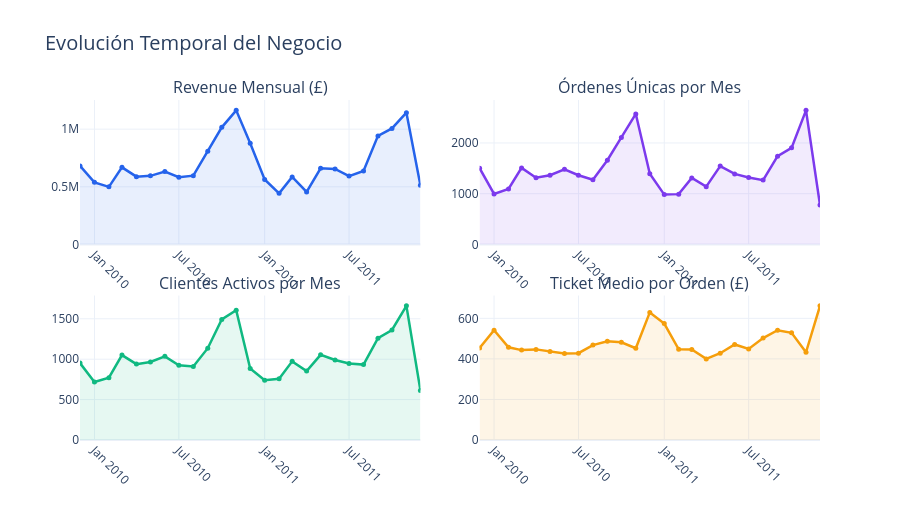

The code cell stored with this chart in its notebook:
### Markdown cell above
## 3 · Evolución temporal de ventas

### Code cell
# ── Revenue mensual ────────────────────────────────────────────────────────────
monthly = (
    tx.groupby('YearMonth')
    .agg(
        revenue   = ('Revenue', 'sum'),
        orders    = ('Invoice', 'nunique'),
        customers = ('Customer ID', 'nunique'),
    )
    .reset_index()
    .sort_values('YearMonth')
)

fig = make_subplots(
    rows=2, cols=2,
    subplot_titles=[
        'Revenue Mensual (£)', 'Órdenes Únicas por Mes',
        'Clientes Activos por Mes', 'Ticket Medio por Orden (£)'
    ],
    vertical_spacing=0.15, horizontal_spacing=0.08
)

traces = [
    (monthly['revenue'],    '#2563EB', 1, 1),
    (monthly['orders'],     '#7C3AED', 1, 2),
    (monthly['customers'],  '#10B981', 2, 1),
]

for series, color, row, col in traces:
    fig.add_trace(
        go.Scatter(
            x=monthly['YearMonth'], y=series,
            mode='lines+markers',
            line=dict(color=color, width=2.5),
            marker=dict(size=5, color=color),
            fill='tozeroy',
            fillcolor=f'rgba({int(color[1:3],16)},{int(color[3:5],16)},{int(color[5:7],16)},0.1)',
            showlegend=False
        ),
        row=row, col=col
    )

# Ticket medio (AOV) — calculado aparte
monthly_aov = (
    tx.groupby(['YearMonth','Invoice'])['Revenue'].sum()
    .reset_index()
    .groupby('YearMonth')['Revenue'].mean()
    .reset_index()
    .sort_values('YearMonth')
)
fig.add_trace(
    go.Scatter(
        x=monthly_aov['YearMonth'], y=monthly_aov['Revenue'],
        mode='lines+markers',
        line=dict(color='#F59E0B', width=2.5),
        marker=dict(size=5, color='#F59E0B'),
        fill='tozeroy',
        fillcolor='rgba(245,158,11,0.1)',
        showlegend=False
    ),
    row=2, col=2
)

fig.update_layout(
    title={'text': 'Evolución Temporal del Negocio', 'font': {'size': 20}},
    height=520,
    hovermode='x unified',
    paper_bgcolor='white'
)
fig.update_xaxes(tickangle=45)
fig.show()
fig.write_html(OUTPUT_DIR / 'temporal_evolution.html')
print('✅ temporal_evolution.html guardado')

### Figure 1 — Plotly figure (JSON) as saved in the notebook; plotly's stock layout.template omitted (floating-point values rounded to 4 significant figures)
{"data": [{"fill": "tozeroy", "fillcolor": "rgba(37,99,235,0.1)", "line": {"color": "#2563EB", "width": 2.5}, "marker": {"color": "#2563EB", "size": 5}, "mode": "lines+markers", "showlegend": false, "type": "scatter", "x": ["2009-12", "2010-01", "2010-02", "2010-03", "2010-04", "2010-05", "2010-06", "2010-07", "2010-08", "2010-09", "2010-10", "2010-11", "2010-12", "2011-01", "2011-02", "2011-03", "2011-04", "2011-05", "2011-06", "2011-07", "2011-08", "2011-09", "2011-10", "2011-11", "2011-12"], "xaxis": "x", "y": [681500.0, 539000.0, 499900.0, 669000.0, 588100.0, 595100.0, 632700.0, 584000.0, 597100.0, 808500.0, 1016000.0, 1163000.0, 877800.0, 564200.0, 443500.0, 585300.0, 455700.0, 660900.0, 654900.0, 593200.0, 637200.0, 941800.0, 1006000.0, 1143000.0, 513400.0], "yaxis": "y"}, {"fill": "tozeroy", "fillcolor": "rgba(124,58,237,0.1)", "line": {"color": "#7C3AED", "width": 2.5}, "marker": {"color": "#7C3AED", "size": 5}, "mode": "lines+markers", "showlegend": false, "type": "scatter", "x": ["2009-12", "2010-01", "2010-02", "2010-03", "2010-04", "2010-05", "2010-06", "2010-07", "2010-08", "2010-09", "2010-10", "2010-11", "2010-12", "2011-01", "2011-02", "2011-03", "2011-04", "2011-05", "2011-06", "2011-07", "2011-08", "2011-09", "2011-10", "2011-11", "2011-12"], "xaxis": "x2", "y": [1502, 995, 1093, 1509, 1316, 1365, 1482, 1364, 1276, 1659, 2108, 2571, 1395, 983, 992, 1312, 1139, 1544, 1390, 1321, 1268, 1740, 1903, 2642, 776], "yaxis": "y2"}, {"fill": "tozeroy", "fillcolor": "rgba(16,185,129,0.1)", "line": {"color": "#10B981", "width": 2.5}, "marker": {"color": "#10B981", "size": 5}, "mode": "lines+markers", "showlegend": false, "type": "scatter", "x": ["2009-12", "2010-01", "2010-02", "2010-03", "2010-04", "2010-05", "2010-06", "2010-07", "2010-08", "2010-09", "2010-10", "2010-11", "2010-12", "2011-01", "2011-02", "2011-03", "2011-04", "2011-05", "2011-06", "2011-07", "2011-08", "2011-09", "2011-10", "2011-11", "2011-12"], "xaxis": "x3", "y": [952, 718, 771, 1051, 939, 965, 1035, 925, 910, 1136, 1492, 1606, 884, 739, 757, 973, 853, 1054, 990, 946, 933, 1259, 1361, 1660, 614], "yaxis": "y3"}, {"fill": "tozeroy", "fillcolor": "rgba(245,158,11,0.1)", "line": {"color": "#F59E0B", "width": 2.5}, "marker": {"color": "#F59E0B", "size": 5}, "mode": "lines+markers", "showlegend": false, "type": "scatter", "x": ["2009-12", "2010-01", "2010-02", "2010-03", "2010-04", "2010-05", "2010-06", "2010-07", "2010-08", "2010-09", "2010-10", "2010-11", "2010-12", "2011-01", "2011-02", "2011-03", "2011-04", "2011-05", "2011-06", "2011-07", "2011-08", "2011-09", "2011-10", "2011-11", "2011-12"], "xaxis": "x4", "y": [453.7, 541.7, 457.4, 443.3, 446.9, 436.0, 426.9, 428.2, 468.0, 487.4, 482.0, 452.4, 629.3, 574.0, 447.1, 446.1, 400.1, 428.1, 471.2, 449.1, 502.5, 541.3, 528.8, 432.7, 661.6], "yaxis": "y4"}], "layout": {"annotations": [{"font": {"size": 16}, "showarrow": false, "text": "Revenue Mensual (£)", "x": 0.23, "xanchor": "center", "xref": "paper", "y": 1, "yanchor": "bottom", "yref": "paper"}, {"font": {"size": 16}, "showarrow": false, "text": "Órdenes Únicas por Mes", "x": 0.77, "xanchor": "center", "xref": "paper", "y": 1, "yanchor": "bottom", "yref": "paper"}, {"font": {"size": 16}, "showarrow": false, "text": "Clientes Activos por Mes", "x": 0.23, "xanchor": "center", "xref": "paper", "y": 0.425, "yanchor": "bottom", "yref": "paper"}, {"font": {"size": 16}, "showarrow": false, "text": "Ticket Medio por Orden (£)", "x": 0.77, "xanchor": "center", "xref": "paper", "y": 0.425, "yanchor": "bottom", "yref": "paper"}], "height": 520, "hovermode": "x unified", "paper_bgcolor": "white", "title": {"font": {"size": 20}, "text": "Evolución Temporal del Negocio"}, "xaxis": {"anchor": "y", "domain": [0, 0.46], "tickangle": 45}, "xaxis2": {"anchor": "y2", "domain": [0.54, 1], "tickangle": 45}, "xaxis3": {"anchor": "y3", "domain": [0, 0.46], "tickangle": 45}, "xaxis4": {"anchor": "y4", "domain": [0.54, 1], "tickangle": 45}, "yaxis": {"anchor": "x", "domain": [0.575, 1]}, "yaxis2": {"anchor": "x2", "domain": [0.575, 1]}, "yaxis3": {"anchor": "x3", "domain": [0, 0.425]}, "yaxis4": {"anchor": "x4", "domain": [0, 0.425]}}}
